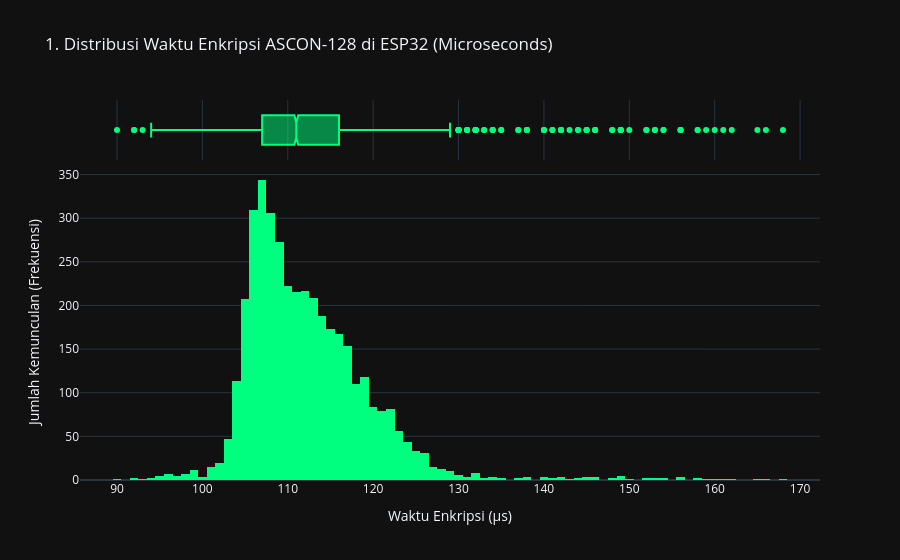
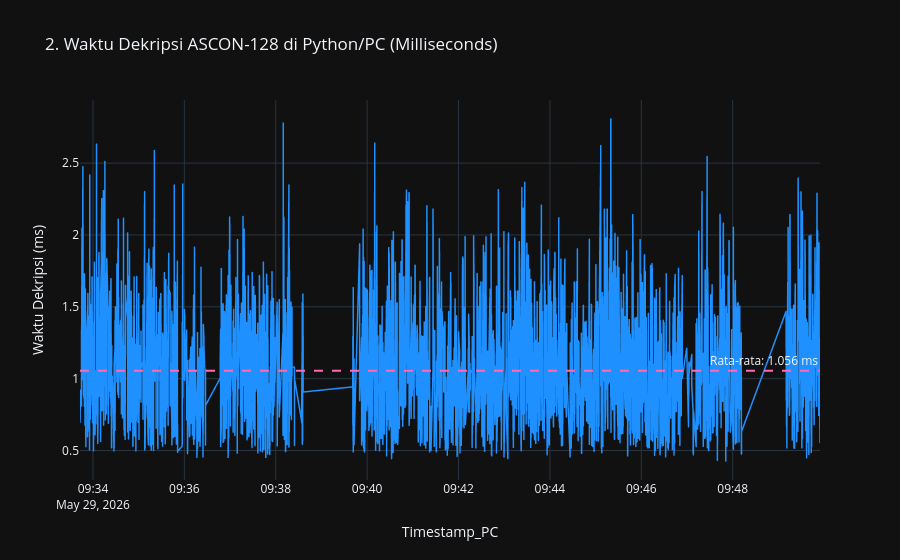
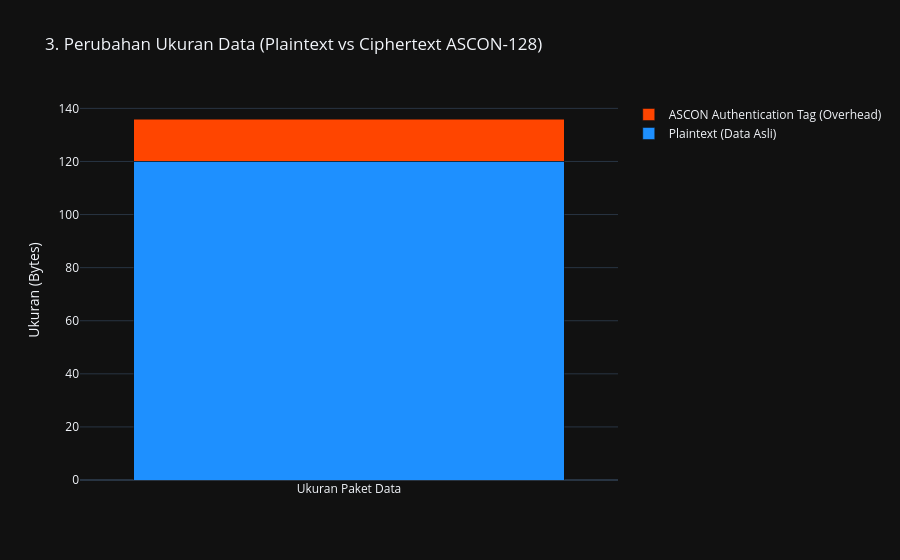

Notebook code cell kept with these figures, in order:
### Code cell
import pandas as pd
import plotly.express as px
import plotly.graph_objects as go

# ---------------------------------------------------------
# 1. PERSIAPAN DATA
# ---------------------------------------------------------
df_ascon['Timestamp_PC'] = pd.to_datetime(df_ascon['Timestamp_PC'])
df_ascon = df_ascon.sort_values('Timestamp_PC').reset_index(drop=True)

# ---------------------------------------------------------
# 2. GRAFIK 1: Distribusi Waktu Enkripsi di ESP32
# ---------------------------------------------------------
# Menggunakan Histogram + Boxplot untuk melihat seberapa konsisten kecepatan ASCON
fig_enc = px.histogram(
    df_ascon, 
    x='Enc_Time_us', 
    title='1. Distribusi Waktu Enkripsi ASCON-128 di ESP32 (Microseconds)',
    template='plotly_dark',
    color_discrete_sequence=['#00FF7F'],
    marginal='box' # Menambahkan boxplot di atas histogram
)
fig_enc.update_layout(
    xaxis_title='Waktu Enkripsi (μs)', 
    yaxis_title='Jumlah Kemunculan (Frekuensi)'
)
fig_enc.show()

# ---------------------------------------------------------
# 3. GRAFIK 2: Tren Waktu Dekripsi di Komputer (PC)
# ---------------------------------------------------------
fig_dec = px.line(
    df_ascon, 
    x='Timestamp_PC', 
    y='Dec_Time_ms', 
    title='2. Waktu Dekripsi ASCON-128 di Python/PC (Milliseconds)',
    template='plotly_dark'
)
avg_dec = df_ascon['Dec_Time_ms'].mean()
fig_dec.add_hline(y=avg_dec, line_dash="dash", line_color="#FF69B4", 
                  annotation_text=f"Rata-rata: {avg_dec:.3f} ms")
fig_dec.update_traces(line_color='#1E90FF', line_width=1.5)
fig_dec.update_layout(yaxis_title='Waktu Dekripsi (ms)')
fig_dec.show()

# ---------------------------------------------------------
# 4. GRAFIK 3: Ilustrasi Perubahan Ukuran Ciphertext (Overhead Data)
# ---------------------------------------------------------
# ASCON-128 tidak menggunakan padding (ukuran plaintext = ciphertext)
# TETAPI ASCON menambahkan 16 Bytes Authentication Tag (MAC).
ESTIMASI_PLAINTEXT_BYTES = 120
ASCON_TAG_BYTES = 16

fig_size = go.Figure(data=[
    go.Bar(name='Plaintext (Data Asli)', x=['Ukuran Paket Data'], y=[ESTIMASI_PLAINTEXT_BYTES], marker_color='#1E90FF'),
    go.Bar(name='ASCON Authentication Tag (Overhead)', x=['Ukuran Paket Data'], y=[ASCON_TAG_BYTES], marker_color='#FF4500')
])

fig_size.update_layout(
    barmode='stack', 
    title='3. Perubahan Ukuran Data (Plaintext vs Ciphertext ASCON-128)',
    template='plotly_dark',
    yaxis_title='Ukuran (Bytes)'
)
fig_size.show()

### Figure 1 — Plotly figure (JSON) as saved in the notebook; plotly's stock layout.template omitted (floating-point values rounded to 4 significant figures; data arrays with more than 128 entries replaced by an {"elided": "..."} marker saying what was removed)
{"data": [{"alignmentgroup": "True", "bingroup": "x", "hovertemplate": "Enc_Time_us=%{x}<br>count=%{y}<extra></extra>", "legendgroup": "", "marker": {"color": "#00FF7F", "pattern": {"shape": ""}}, "name": "", "offsetgroup": "", "orientation": "v", "showlegend": false, "type": "histogram", "x": {"elided": "3970 int values"}, "xaxis": "x", "yaxis": "y"}, {"alignmentgroup": "True", "hovertemplate": "Enc_Time_us=%{x}<extra></extra>", "legendgroup": "", "marker": {"color": "#00FF7F"}, "name": "", "notched": true, "offsetgroup": "", "showlegend": false, "type": "box", "x": {"elided": "3970 int values"}, "xaxis": "x2", "yaxis": "y2"}], "layout": {"barmode": "relative", "legend": {"tracegroupgap": 0}, "title": {"text": "1. Distribusi Waktu Enkripsi ASCON-128 di ESP32 (Microseconds)"}, "xaxis": {"anchor": "y", "domain": [0, 1], "title": {"text": "Waktu Enkripsi (μs)"}}, "xaxis2": {"anchor": "y2", "domain": [0, 1], "matches": "x", "showgrid": true, "showticklabels": false}, "yaxis": {"anchor": "x", "domain": [0, 0.8316], "title": {"text": "Jumlah Kemunculan (Frekuensi)"}}, "yaxis2": {"anchor": "x2", "domain": [0.8416, 1], "matches": "y2", "showgrid": false, "showline": false, "showticklabels": false, "ticks": ""}}}

### Figure 2 — Plotly figure (JSON) as saved in the notebook; plotly's stock layout.template omitted (floating-point values rounded to 4 significant figures; data arrays with more than 128 entries replaced by an {"elided": "..."} marker saying what was removed)
{"data": [{"hovertemplate": "Timestamp_PC=%{x}<br>Dec_Time_ms=%{y}<extra></extra>", "legendgroup": "", "line": {"color": "#1E90FF", "dash": "solid", "width": 1.5}, "marker": {"symbol": "circle"}, "mode": "lines", "name": "", "showlegend": false, "type": "scattergl", "x": {"elided": "3970 str values"}, "xaxis": "x", "y": {"elided": "3970 float values"}, "yaxis": "y"}], "layout": {"annotations": [{"showarrow": false, "text": "Rata-rata: 1.056 ms", "x": 1, "xanchor": "right", "xref": "x domain", "y": 1.056, "yanchor": "bottom", "yref": "y"}], "legend": {"tracegroupgap": 0}, "shapes": [{"line": {"color": "#FF69B4", "dash": "dash"}, "type": "line", "x0": 0, "x1": 1, "xref": "x domain", "y0": 1.056, "y1": 1.056, "yref": "y"}], "title": {"text": "2. Waktu Dekripsi ASCON-128 di Python/PC (Milliseconds)"}, "xaxis": {"anchor": "y", "domain": [0, 1], "title": {"text": "Timestamp_PC"}}, "yaxis": {"anchor": "x", "domain": [0, 1], "title": {"text": "Waktu Dekripsi (ms)"}}}}

### Figure 3 — Plotly figure (JSON) as saved in the notebook; plotly's stock layout.template omitted (floating-point values rounded to 4 significant figures)
{"data": [{"marker": {"color": "#1E90FF"}, "name": "Plaintext (Data Asli)", "type": "bar", "x": ["Ukuran Paket Data"], "y": [120]}, {"marker": {"color": "#FF4500"}, "name": "ASCON Authentication Tag (Overhead)", "type": "bar", "x": ["Ukuran Paket Data"], "y": [16]}], "layout": {"barmode": "stack", "title": {"text": "3. Perubahan Ukuran Data (Plaintext vs Ciphertext ASCON-128)"}, "yaxis": {"title": {"text": "Ukuran (Bytes)"}}}}
